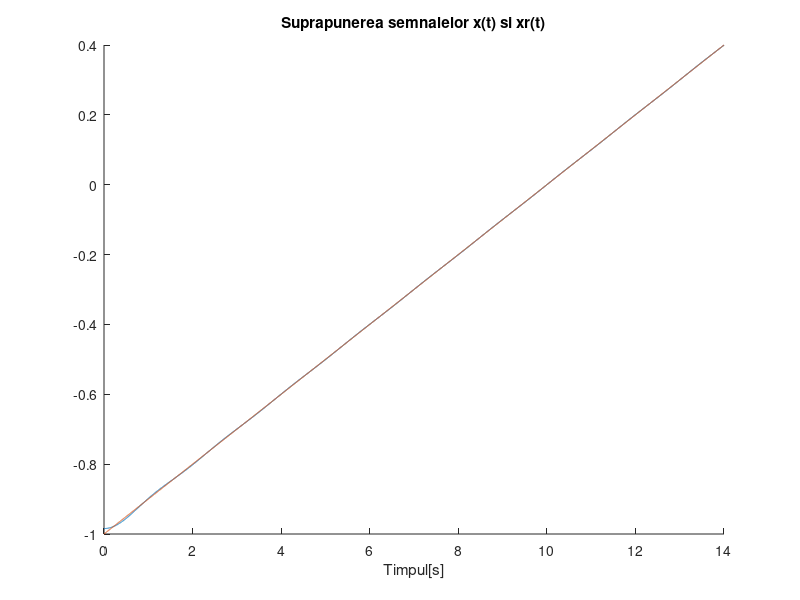
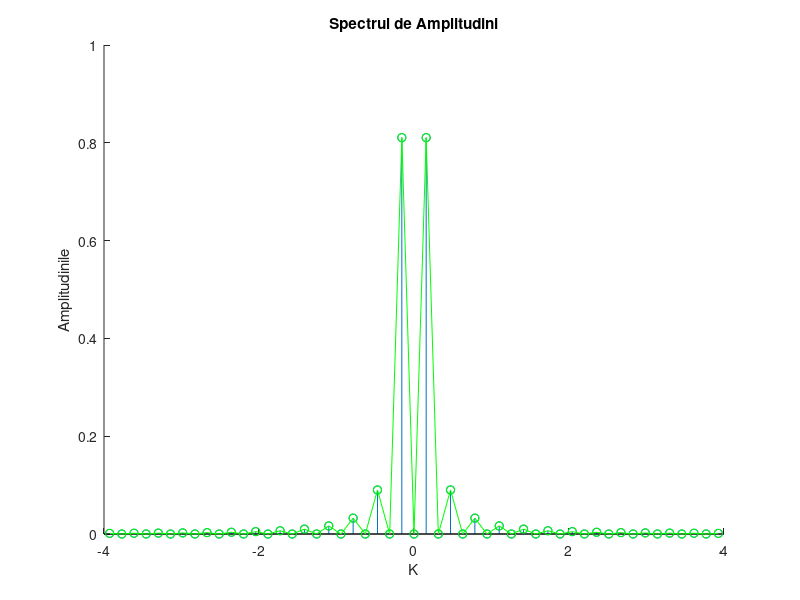

Recreate these plots in MATLAB, in order.
T=40;
f=1/T;
w=2*pi*f;
t = 0:0.002:14;
N=25;
C = zeros(1,2*N+1);
%am initializat vectorul de coeficienti cu valori nule
x=sawtooth(w*t, 0.5)
%semnal triunghiular simetric monoredresat de perioada pricipala T=32 s si
%durata D=8 s, semnal obtinut dintr-un semnal triunghiular simetric ce a
%fost monoredresat
for n = -N:N
    C(n+N+1) = 1/T * integral(@(t)(sawtooth(w*t,0.5)).*exp(-1j*n*w*t),0,T) ;
    %calculul propriu-zis al coeficientiilor cu formula analitica
    re = real(C(n+N+1));
    im = imag(C(n+N+1));
    end
   
    C(n+N+1) = re+1j*im 
    %ca index intr-un vector nu pot avea valori negative de aceea indexul
    %fiecarui element din vector este cu 51 mai mare ca indexul teoretic ai
    %coeficientului, exemplu:C(-50)|teoretic=C(1)|in program, insa acest
    %lucru nu modifica valorile coeficientiilor si functionalitatea
    %programului
xr = 0;
for n = -N:N
    xr = xr + C(n+N+1)*exp(1j*n*w*t) ;
end
%am recostruit semnalul initial cu 50 de componente
figure(1);
hold on
plot(t,xr);%reprezentarea semnalului reconstruit
plot(t,x);%reprezentarea semnalului initial
xlabel('Timpul[s]');
title('Suprapunerea semnalelor x(t) si xr(t)')
%semnalul triunghiular se poate aproxima cu mai putine componente( in jur
%de 15-20) si astfel diferenta dintre x si xr este aproape inexistenta
hold off
%prin hold on/off pot reprezenta mai multe grafice in acelasi sistem de
figure(2);
hold on
stem((-N:N)*w,2*abs(C));
plot((-N:N)*w,2*abs(C),'-go');
xlabel('K');
ylabel('Amplitudinile');
title('Spectrul de Amplitudini');
hold off